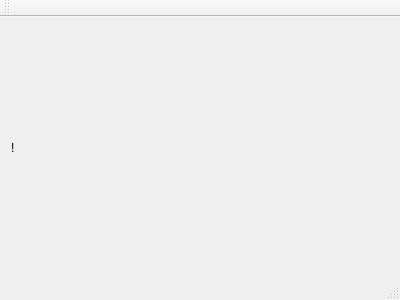
<?xml version="1.0" encoding="UTF-8"?>
<ui version="4.0">
 <class>MapTestApp</class>
 <widget class="QMainWindow" name="MapTestApp">
  <property name="geometry">
   <rect>
    <x>0</x>
    <y>0</y>
    <width>400</width>
    <height>300</height>
   </rect>
  </property>
  <property name="windowTitle">
   <string>MapTestApp</string>
  </property>
  <widget class="QWidget" name="centralWidget">
   <layout class="QVBoxLayout" name="verticalLayout">
    <item>
     <widget class="QLabel" name="label">
      <property name="text">
       <string>!</string>
      </property>
     </widget>
    </item>
   </layout>
  </widget>
  <widget class="QMenuBar" name="menuBar">
   <property name="geometry">
    <rect>
     <x>0</x>
     <y>0</y>
     <width>400</width>
     <height>19</height>
    </rect>
   </property>
  </widget>
  <widget class="QToolBar" name="mainToolBar">
   <attribute name="toolBarArea">
    <enum>TopToolBarArea</enum>
   </attribute>
   <attribute name="toolBarBreak">
    <bool>false</bool>
   </attribute>
  </widget>
  <widget class="QStatusBar" name="statusBar"/>
 </widget>
 <layoutdefault spacing="6" margin="11"/>
 <resources/>
 <connections/>
</ui>
